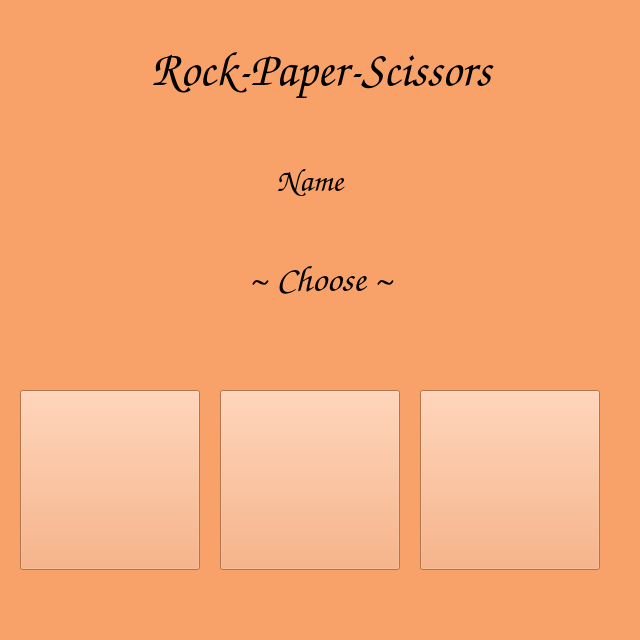
<?xml version="1.0" encoding="UTF-8"?>
<ui version="4.0">
 <class>choose</class>
 <widget class="QWidget" name="choose">
  <property name="geometry">
   <rect>
    <x>0</x>
    <y>0</y>
    <width>640</width>
    <height>640</height>
   </rect>
  </property>
  <property name="palette">
   <palette>
    <active>
     <colorrole role="WindowText">
      <brush brushstyle="SolidPattern">
       <color alpha="255">
        <red>0</red>
        <green>0</green>
        <blue>0</blue>
       </color>
      </brush>
     </colorrole>
     <colorrole role="Button">
      <brush brushstyle="SolidPattern">
       <color alpha="255">
        <red>248</red>
        <green>162</green>
        <blue>105</blue>
       </color>
      </brush>
     </colorrole>
     <colorrole role="Light">
      <brush brushstyle="SolidPattern">
       <color alpha="255">
        <red>255</red>
        <green>237</green>
        <blue>225</blue>
       </color>
      </brush>
     </colorrole>
     <colorrole role="Midlight">
      <brush brushstyle="SolidPattern">
       <color alpha="255">
        <red>251</red>
        <green>199</green>
        <blue>165</blue>
       </color>
      </brush>
     </colorrole>
     <colorrole role="Dark">
      <brush brushstyle="SolidPattern">
       <color alpha="255">
        <red>124</red>
        <green>81</green>
        <blue>52</blue>
       </color>
      </brush>
     </colorrole>
     <colorrole role="Mid">
      <brush brushstyle="SolidPattern">
       <color alpha="255">
        <red>165</red>
        <green>108</green>
        <blue>70</blue>
       </color>
      </brush>
     </colorrole>
     <colorrole role="Text">
      <brush brushstyle="SolidPattern">
       <color alpha="255">
        <red>0</red>
        <green>0</green>
        <blue>0</blue>
       </color>
      </brush>
     </colorrole>
     <colorrole role="BrightText">
      <brush brushstyle="SolidPattern">
       <color alpha="255">
        <red>255</red>
        <green>255</green>
        <blue>255</blue>
       </color>
      </brush>
     </colorrole>
     <colorrole role="ButtonText">
      <brush brushstyle="SolidPattern">
       <color alpha="255">
        <red>0</red>
        <green>0</green>
        <blue>0</blue>
       </color>
      </brush>
     </colorrole>
     <colorrole role="Base">
      <brush brushstyle="SolidPattern">
       <color alpha="255">
        <red>255</red>
        <green>255</green>
        <blue>255</blue>
       </color>
      </brush>
     </colorrole>
     <colorrole role="Window">
      <brush brushstyle="SolidPattern">
       <color alpha="255">
        <red>248</red>
        <green>162</green>
        <blue>105</blue>
       </color>
      </brush>
     </colorrole>
     <colorrole role="Shadow">
      <brush brushstyle="SolidPattern">
       <color alpha="255">
        <red>0</red>
        <green>0</green>
        <blue>0</blue>
       </color>
      </brush>
     </colorrole>
     <colorrole role="AlternateBase">
      <brush brushstyle="SolidPattern">
       <color alpha="255">
        <red>251</red>
        <green>208</green>
        <blue>180</blue>
       </color>
      </brush>
     </colorrole>
     <colorrole role="ToolTipBase">
      <brush brushstyle="SolidPattern">
       <color alpha="255">
        <red>255</red>
        <green>255</green>
        <blue>220</blue>
       </color>
      </brush>
     </colorrole>
     <colorrole role="ToolTipText">
      <brush brushstyle="SolidPattern">
       <color alpha="255">
        <red>0</red>
        <green>0</green>
        <blue>0</blue>
       </color>
      </brush>
     </colorrole>
    </active>
    <inactive>
     <colorrole role="WindowText">
      <brush brushstyle="SolidPattern">
       <color alpha="255">
        <red>0</red>
        <green>0</green>
        <blue>0</blue>
       </color>
      </brush>
     </colorrole>
     <colorrole role="Button">
      <brush brushstyle="SolidPattern">
       <color alpha="255">
        <red>248</red>
        <green>162</green>
        <blue>105</blue>
       </color>
      </brush>
     </colorrole>
     <colorrole role="Light">
      <brush brushstyle="SolidPattern">
       <color alpha="255">
        <red>255</red>
        <green>237</green>
        <blue>225</blue>
       </color>
      </brush>
     </colorrole>
     <colorrole role="Midlight">
      <brush brushstyle="SolidPattern">
       <color alpha="255">
        <red>251</red>
        <green>199</green>
        <blue>165</blue>
       </color>
      </brush>
     </colorrole>
     <colorrole role="Dark">
      <brush brushstyle="SolidPattern">
       <color alpha="255">
        <red>124</red>
        <green>81</green>
        <blue>52</blue>
       </color>
      </brush>
     </colorrole>
     <colorrole role="Mid">
      <brush brushstyle="SolidPattern">
       <color alpha="255">
        <red>165</red>
        <green>108</green>
        <blue>70</blue>
       </color>
      </brush>
     </colorrole>
     <colorrole role="Text">
      <brush brushstyle="SolidPattern">
       <color alpha="255">
        <red>0</red>
        <green>0</green>
        <blue>0</blue>
       </color>
      </brush>
     </colorrole>
     <colorrole role="BrightText">
      <brush brushstyle="SolidPattern">
       <color alpha="255">
        <red>255</red>
        <green>255</green>
        <blue>255</blue>
       </color>
      </brush>
     </colorrole>
     <colorrole role="ButtonText">
      <brush brushstyle="SolidPattern">
       <color alpha="255">
        <red>0</red>
        <green>0</green>
        <blue>0</blue>
       </color>
      </brush>
     </colorrole>
     <colorrole role="Base">
      <brush brushstyle="SolidPattern">
       <color alpha="255">
        <red>255</red>
        <green>255</green>
        <blue>255</blue>
       </color>
      </brush>
     </colorrole>
     <colorrole role="Window">
      <brush brushstyle="SolidPattern">
       <color alpha="255">
        <red>248</red>
        <green>162</green>
        <blue>105</blue>
       </color>
      </brush>
     </colorrole>
     <colorrole role="Shadow">
      <brush brushstyle="SolidPattern">
       <color alpha="255">
        <red>0</red>
        <green>0</green>
        <blue>0</blue>
       </color>
      </brush>
     </colorrole>
     <colorrole role="AlternateBase">
      <brush brushstyle="SolidPattern">
       <color alpha="255">
        <red>251</red>
        <green>208</green>
        <blue>180</blue>
       </color>
      </brush>
     </colorrole>
     <colorrole role="ToolTipBase">
      <brush brushstyle="SolidPattern">
       <color alpha="255">
        <red>255</red>
        <green>255</green>
        <blue>220</blue>
       </color>
      </brush>
     </colorrole>
     <colorrole role="ToolTipText">
      <brush brushstyle="SolidPattern">
       <color alpha="255">
        <red>0</red>
        <green>0</green>
        <blue>0</blue>
       </color>
      </brush>
     </colorrole>
    </inactive>
    <disabled>
     <colorrole role="WindowText">
      <brush brushstyle="SolidPattern">
       <color alpha="255">
        <red>124</red>
        <green>81</green>
        <blue>52</blue>
       </color>
      </brush>
     </colorrole>
     <colorrole role="Button">
      <brush brushstyle="SolidPattern">
       <color alpha="255">
        <red>248</red>
        <green>162</green>
        <blue>105</blue>
       </color>
      </brush>
     </colorrole>
     <colorrole role="Light">
      <brush brushstyle="SolidPattern">
       <color alpha="255">
        <red>255</red>
        <green>237</green>
        <blue>225</blue>
       </color>
      </brush>
     </colorrole>
     <colorrole role="Midlight">
      <brush brushstyle="SolidPattern">
       <color alpha="255">
        <red>251</red>
        <green>199</green>
        <blue>165</blue>
       </color>
      </brush>
     </colorrole>
     <colorrole role="Dark">
      <brush brushstyle="SolidPattern">
       <color alpha="255">
        <red>124</red>
        <green>81</green>
        <blue>52</blue>
       </color>
      </brush>
     </colorrole>
     <colorrole role="Mid">
      <brush brushstyle="SolidPattern">
       <color alpha="255">
        <red>165</red>
        <green>108</green>
        <blue>70</blue>
       </color>
      </brush>
     </colorrole>
     <colorrole role="Text">
      <brush brushstyle="SolidPattern">
       <color alpha="255">
        <red>124</red>
        <green>81</green>
        <blue>52</blue>
       </color>
      </brush>
     </colorrole>
     <colorrole role="BrightText">
      <brush brushstyle="SolidPattern">
       <color alpha="255">
        <red>255</red>
        <green>255</green>
        <blue>255</blue>
       </color>
      </brush>
     </colorrole>
     <colorrole role="ButtonText">
      <brush brushstyle="SolidPattern">
       <color alpha="255">
        <red>124</red>
        <green>81</green>
        <blue>52</blue>
       </color>
      </brush>
     </colorrole>
     <colorrole role="Base">
      <brush brushstyle="SolidPattern">
       <color alpha="255">
        <red>248</red>
        <green>162</green>
        <blue>105</blue>
       </color>
      </brush>
     </colorrole>
     <colorrole role="Window">
      <brush brushstyle="SolidPattern">
       <color alpha="255">
        <red>248</red>
        <green>162</green>
        <blue>105</blue>
       </color>
      </brush>
     </colorrole>
     <colorrole role="Shadow">
      <brush brushstyle="SolidPattern">
       <color alpha="255">
        <red>0</red>
        <green>0</green>
        <blue>0</blue>
       </color>
      </brush>
     </colorrole>
     <colorrole role="AlternateBase">
      <brush brushstyle="SolidPattern">
       <color alpha="255">
        <red>248</red>
        <green>162</green>
        <blue>105</blue>
       </color>
      </brush>
     </colorrole>
     <colorrole role="ToolTipBase">
      <brush brushstyle="SolidPattern">
       <color alpha="255">
        <red>255</red>
        <green>255</green>
        <blue>220</blue>
       </color>
      </brush>
     </colorrole>
     <colorrole role="ToolTipText">
      <brush brushstyle="SolidPattern">
       <color alpha="255">
        <red>0</red>
        <green>0</green>
        <blue>0</blue>
       </color>
      </brush>
     </colorrole>
    </disabled>
   </palette>
  </property>
  <property name="windowTitle">
   <string>Rock-Paper-Scissors</string>
  </property>
  <widget class="QPushButton" name="P">
   <property name="geometry">
    <rect>
     <x>20</x>
     <y>390</y>
     <width>180</width>
     <height>180</height>
    </rect>
   </property>
   <property name="text">
    <string/>
   </property>
   <property name="icon">
    <iconset>
     <normaloff>../image/S.png</normaloff>../image/S.png</iconset>
   </property>
   <property name="iconSize">
    <size>
     <width>180</width>
     <height>180</height>
    </size>
   </property>
   <property name="checkable">
    <bool>true</bool>
   </property>
   <property name="autoDefault">
    <bool>true</bool>
   </property>
  </widget>
  <widget class="QPushButton" name="R">
   <property name="geometry">
    <rect>
     <x>220</x>
     <y>390</y>
     <width>180</width>
     <height>180</height>
    </rect>
   </property>
   <property name="text">
    <string/>
   </property>
   <property name="icon">
    <iconset>
     <normaloff>../image/R.png</normaloff>../image/R.png</iconset>
   </property>
   <property name="iconSize">
    <size>
     <width>180</width>
     <height>180</height>
    </size>
   </property>
  </widget>
  <widget class="QPushButton" name="S">
   <property name="geometry">
    <rect>
     <x>420</x>
     <y>390</y>
     <width>180</width>
     <height>180</height>
    </rect>
   </property>
   <property name="text">
    <string/>
   </property>
   <property name="icon">
    <iconset>
     <normaloff>../image/P.png</normaloff>../image/P.png</iconset>
   </property>
   <property name="iconSize">
    <size>
     <width>180</width>
     <height>180</height>
    </size>
   </property>
  </widget>
  <widget class="QLabel" name="choose_text">
   <property name="geometry">
    <rect>
     <x>80</x>
     <y>240</y>
     <width>482</width>
     <height>78</height>
    </rect>
   </property>
   <property name="font">
    <font>
     <family>Comic Sans MS</family>
     <pointsize>28</pointsize>
    </font>
   </property>
   <property name="text">
    <string>~ Choose ~</string>
   </property>
   <property name="alignment">
    <set>Qt::AlignCenter</set>
   </property>
  </widget>
  <widget class="QLabel" name="Name_data">
   <property name="geometry">
    <rect>
     <x>190</x>
     <y>150</y>
     <width>240</width>
     <height>60</height>
    </rect>
   </property>
   <property name="font">
    <font>
     <family>Comic Sans MS</family>
     <pointsize>24</pointsize>
     <weight>75</weight>
     <bold>true</bold>
    </font>
   </property>
   <property name="contextMenuPolicy">
    <enum>Qt::DefaultContextMenu</enum>
   </property>
   <property name="text">
    <string>Name</string>
   </property>
   <property name="textFormat">
    <enum>Qt::AutoText</enum>
   </property>
   <property name="alignment">
    <set>Qt::AlignCenter</set>
   </property>
  </widget>
  <widget class="QLabel" name="title">
   <property name="geometry">
    <rect>
     <x>80</x>
     <y>30</y>
     <width>482</width>
     <height>78</height>
    </rect>
   </property>
   <property name="font">
    <font>
     <family>Comic Sans MS</family>
     <pointsize>36</pointsize>
     <weight>75</weight>
     <bold>true</bold>
    </font>
   </property>
   <property name="contextMenuPolicy">
    <enum>Qt::DefaultContextMenu</enum>
   </property>
   <property name="text">
    <string>Rock-Paper-Scissors</string>
   </property>
   <property name="alignment">
    <set>Qt::AlignCenter</set>
   </property>
  </widget>
 </widget>
 <resources/>
 <connections/>
</ui>
